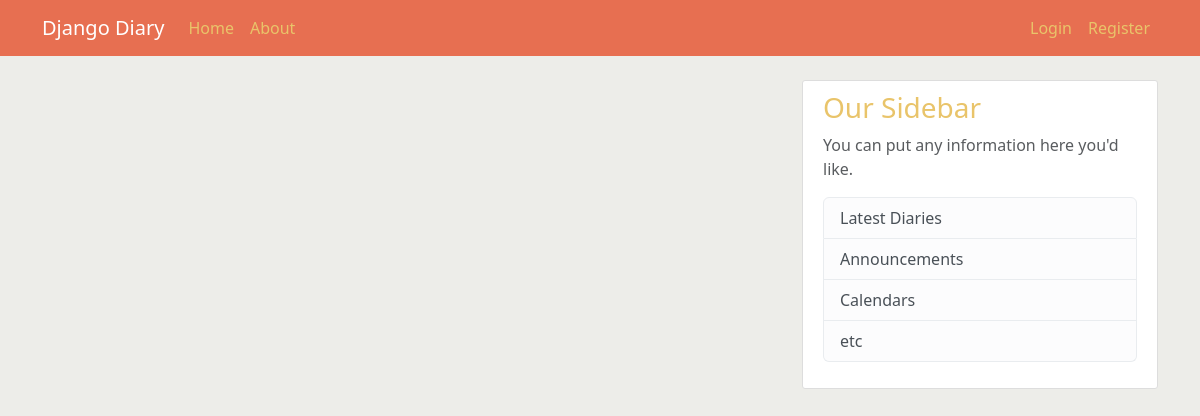
Before: / with the older database file.
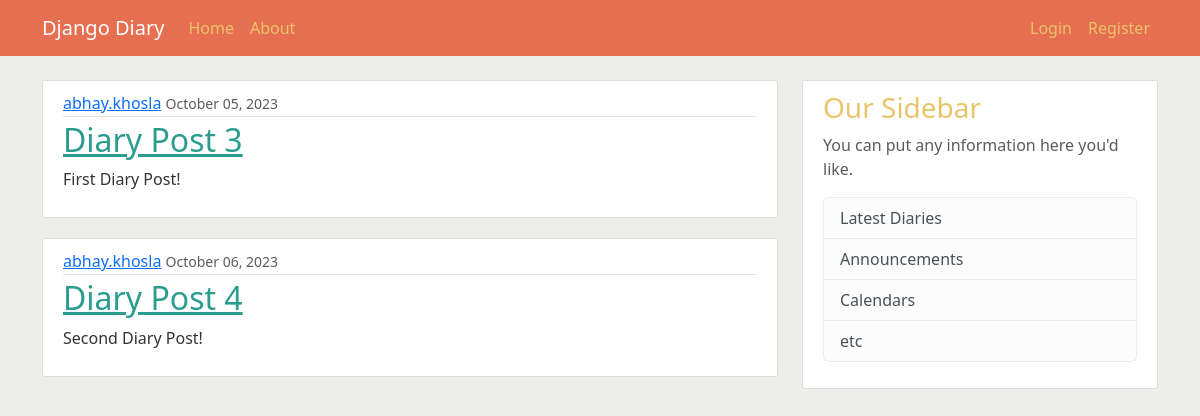
After: the same page with the newer database file.
### diary/models.py (models this page shows, shortened)
class DiaryPost(models.Model):
    title = models.CharField(max_length=100)
    content = models.TextField()
    date_posted = models.DateTimeField(default=timezone.now)
    author = models.ForeignKey(User, on_delete=models.CASCADE)

### diary/views.py (the view)
# urls.py: path('', views.home, name='diary-home'),
def home(request):
    context = {
        'diaryPosts': DiaryPost.objects.all()
    }
    return render(request, 'diary/home.html', context)

### diary/templates/diary/home.html
{% extends "diary/base.html" %}
{% block content %}
    {% for diaryPost in diaryPosts %}
        <article class="media content-section">
            <div class="media-body">
            <div class="article-metadata">
                <a class="mr-2" href="#">{{ diaryPost.author }}</a>
                <small class="text-muted">{{ diaryPost.date_posted|date:"F d, Y" }}</small>
            </div>
            <h2><a class="article-title" href="#">{{ diaryPost.title }}</a></h2>
            <p class="article-content">{{ diaryPost.content }}</p>
            </div>
      </article>
    {% endfor %}
{% endblock content %}

### diary/templates/diary/base.html (shortened to what this page needs)
{% load static %}
<!DOCTYPE html>
<html>
    <head>
        <link href="https://cdn.jsdelivr.net/npm/bootstrap@5.3.2/dist/css/bootstrap.min.css" rel="stylesheet">
        <link rel="stylesheet" type="text/css" href="{% static 'diary/main.css' %}">
    </head>
<body>
    <header class="site-header">
        <nav class="navbar navbar-expand-md navbar-dark bg-steel fixed-top">
          <div class="container">
            <a class="navbar-brand mr-4" href="{% url 'diary-home' %}">Django Diary</a>
            <div class="collapse navbar-collapse" id="navbarToggle">
              <div class="navbar-nav mr-auto">
                <a class="nav-item nav-link" href="{% url 'diary-home' %}">Home</a>
                <a class="nav-item nav-link" href="{% url 'diary-about' %}">About</a>
              </div>
              <div class="navbar-nav ms-auto mb-2 mb-lg-0">
                <a class="nav-item nav-link" href="#">Login</a>
                <a class="nav-item nav-link" href="#">Register</a>
              </div>
            </div>
          </div>
        </nav>
      </header>
      <main role="main" class="container">
        <div class="row">
          <div class="col-md-8">
            {% block content %}{% endblock %}
          </div>
          <div class="col-md-4">
            <div class="content-section">
              <h3>Our Sidebar</h3>
              <p class='text-muted'>You can put any information here you'd like.
                <ul class="list-group">
                  <li class="list-group-item list-group-item-light">Latest Diaries</li>
                  <li class="list-group-item list-group-item-light">Announcements</li>
                  <li class="list-group-item list-group-item-light">Calendars</li>
                  <li class="list-group-item list-group-item-light">etc</li>
                </ul>
              </p>
            </div>
          </div>
        </div>
      </main>
</body>
</html>

### diary/static/diary/main.css (style rules this page uses)
body { background: #edede9; color: #333333; margin-top: 5rem; }
h1, h2, h3, h4, h5, h6 { color: #e9c46a; }
ul { margin: 0; }
.bg-steel { background-color: #e76f51; }
.site-header .navbar-nav .nav-link { color: #e9c46a; }
.content-section { background: #ffffff; padding: 10px 20px; border: 1px solid #dddddd; border-radius: 3px; margin-bottom: 20px; }
.article-title { color: #2a9d8f; }
.article-content { white-space: pre-line; }
.article-metadata { padding-bottom: 1px; margin-bottom: 4px; border-bottom: 1px solid #e3e3e3 }

Changed rows visible on the page:
added DiaryPost: author "abhay.khosla", date_posted "October 05, 2023", title "Diary Post 3", content "First Diary Post!"
added DiaryPost: author "abhay.khosla", date_posted "October 06, 2023", title "Diary Post 4", content "Second Diary Post!"
